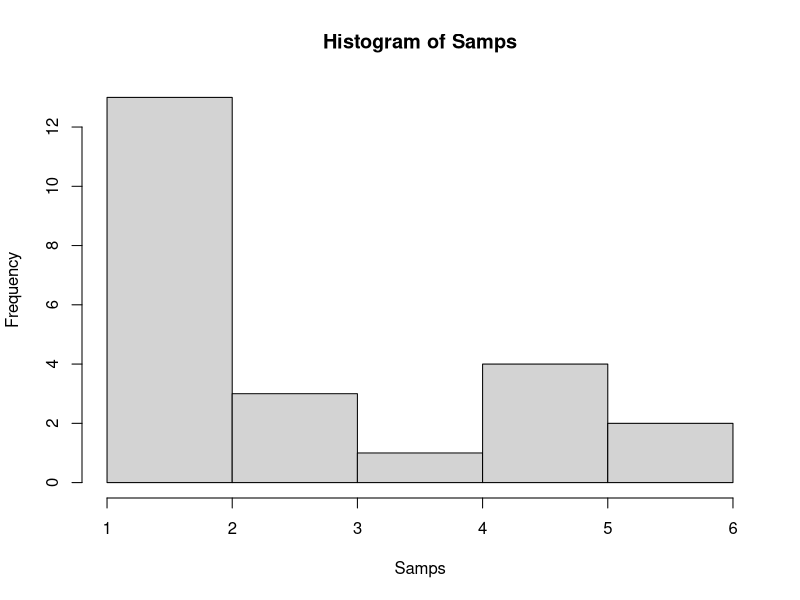
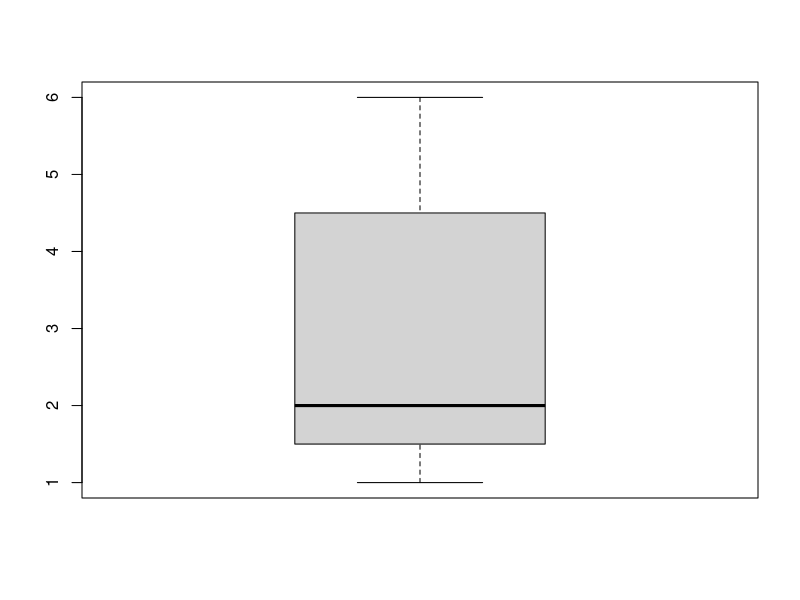

Reproduce these figures in R, in order.
# Counter Example
X <- 5
X <- X + 1

# Die roll
S <- 1:6

# Use function (argument1 = x, argument2 = y, ...)
S <- seq(from = 1, to = 6, by = 1)
P <- c(1/6,1/6,1/6,1/6,1/6,1/6)

# Randomization set.seed() function
set.seed(27)

# Sample function (uses randomization above, run line 13 BEFORE 16 every time)
Samps <- sample(S, 23, replace = TRUE, prob = P)
print(Samps)
summary(Samps)

# Visualizations!
hist(Samps)
boxplot(Samps)

# Change data type and save
Samps <- as.data.frame(Samps)

summary(Samps)
